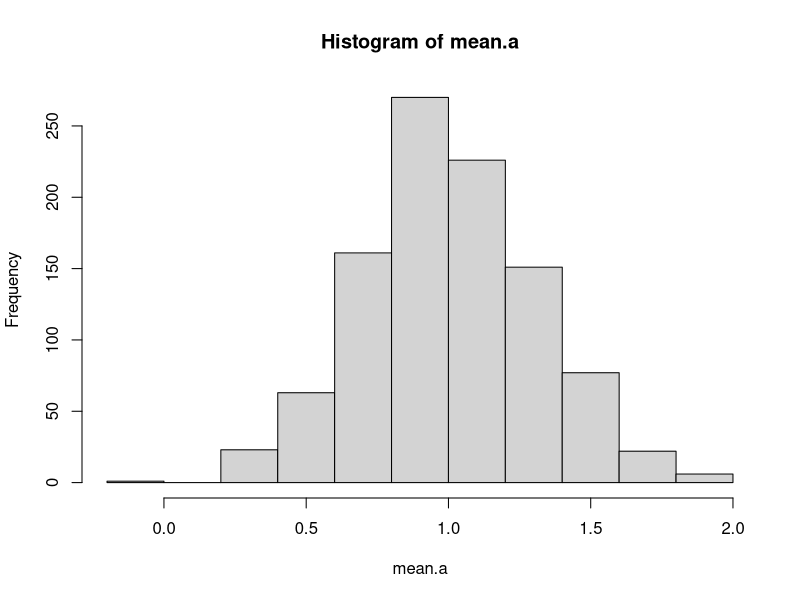
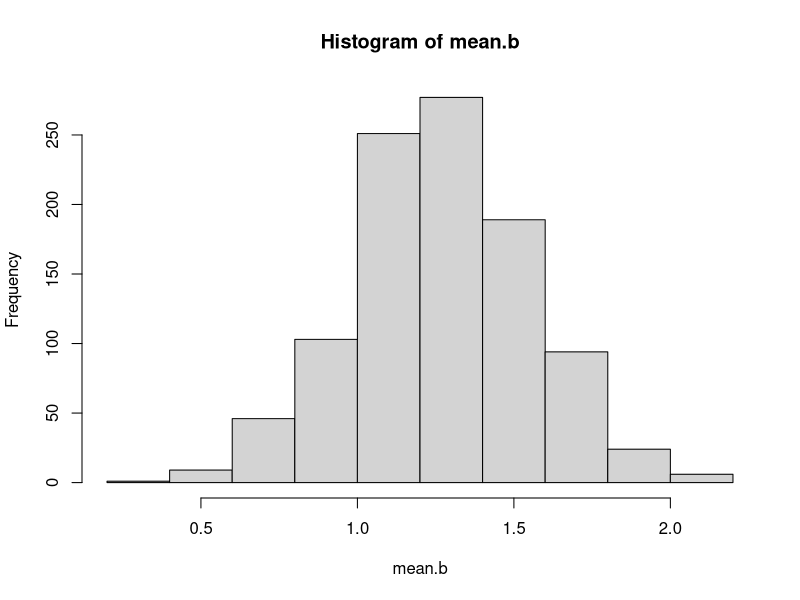
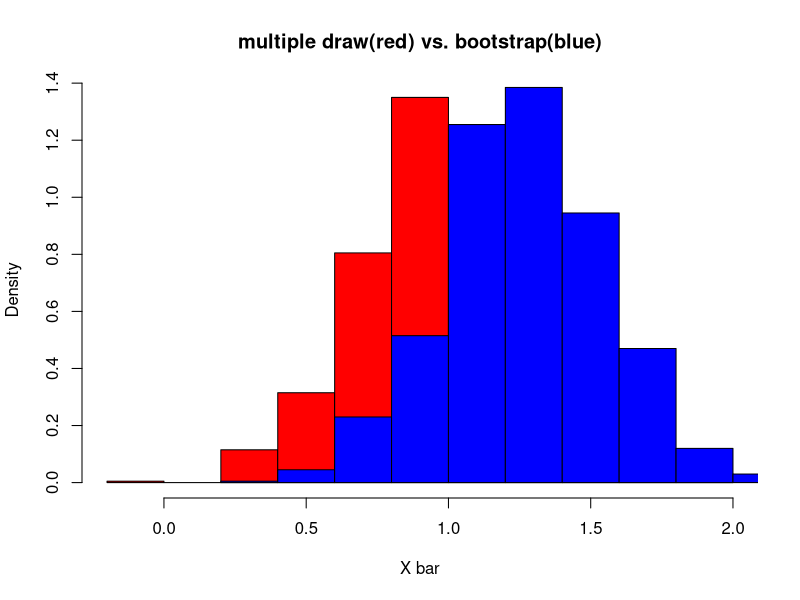
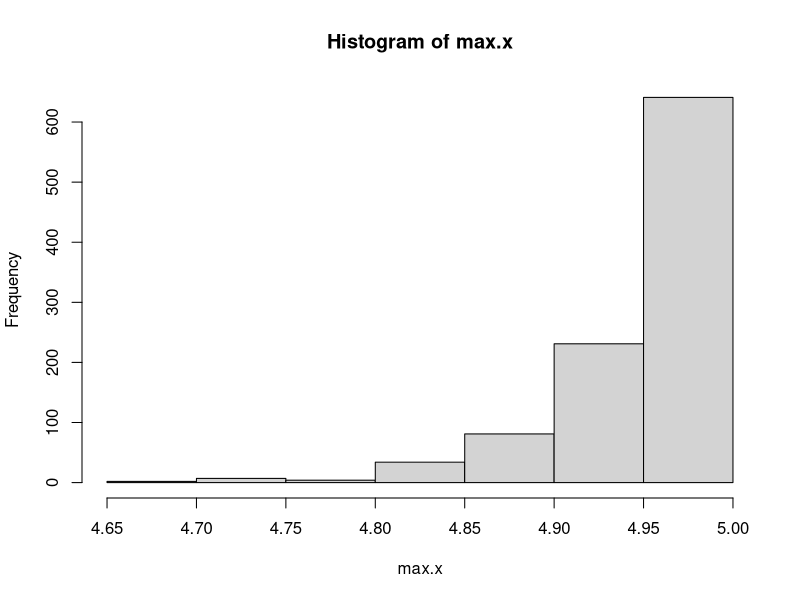
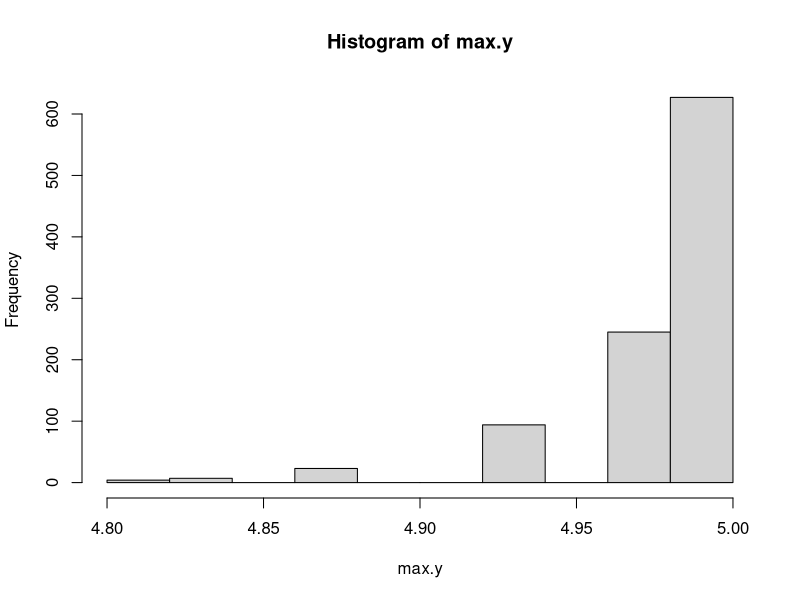
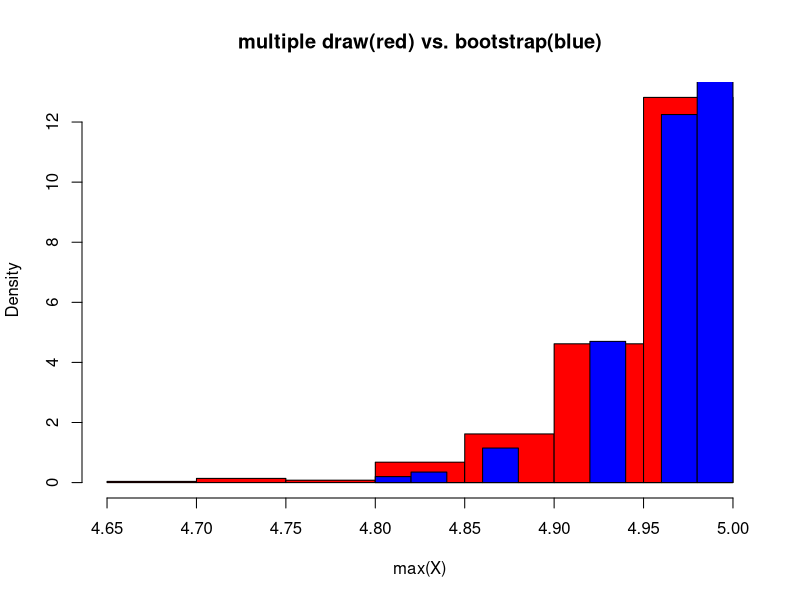
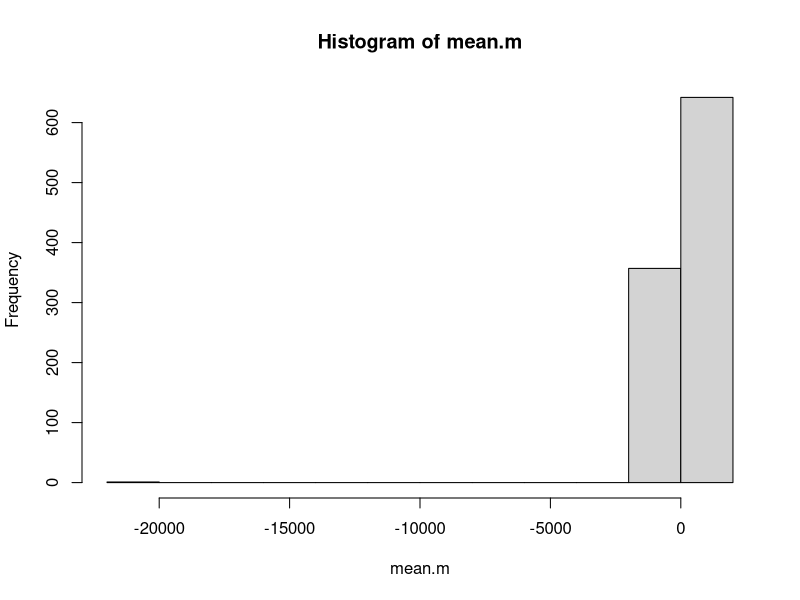
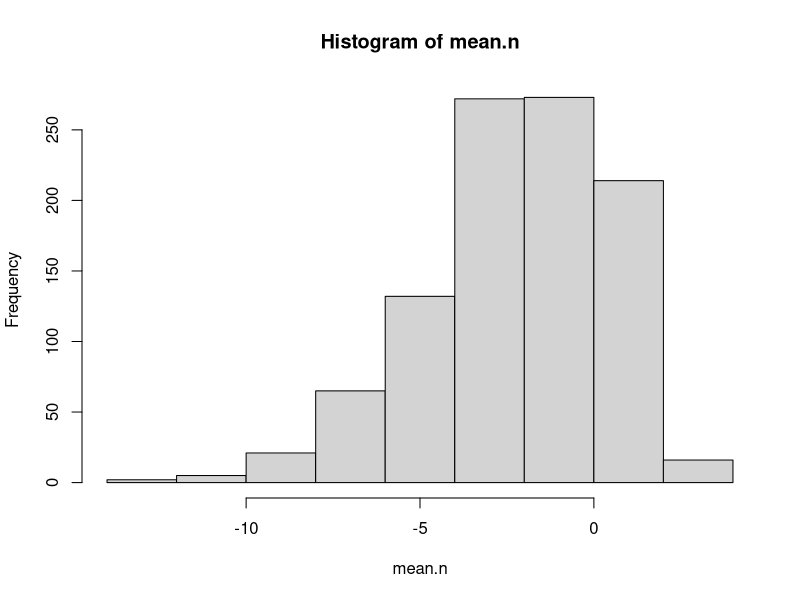

Write R code to recreate these figures, in order.
#Exercise 1 - Normal distribution
#Test statistic: mean

##step1
#Draw 1000 random samples from N(1,3) with n=100 and plot the mean of each sample
a<-list()
for (i in 1:1000){
  a[[i]]<-rnorm(100,1,3)
}
mean.a<-c()
for (i in 1:1000){
mean.a[i]<-mean(a[[i]])
}
hist1<-hist(mean.a)

##step2
#Draw 1000 bootstrap samples from one sample of n=100 and plot the mean of each sample
b<-list()
c<-rnorm(100,1,3)
for (i in 1:1000){
  b[[i]]<-sample(c,size=length(c),replace=T)
}
mean.b<-c()
for (i in 1:1000){
  mean.b[i]<-mean(b[[i]])
}
hist2<-hist(mean.b)

#plot
plot(hist1, col="red",xlab="X bar", main="multiple draw(red) vs. bootstrap(blue)",freq=F)
plot(hist2, col="blue", add=TRUE,freq=F)

#Exercise 2 - Uniform distribution
#Test statistic: Maximum value(Xn)

##step 1
#Draw 1000 random samples of n=100 from unif(0,5) and plot the max.value of each sample
x<-list()
for (i in 1:1000){
x[[i]]<-runif(100,0,5)
}
max.x<-c()
for (i in 1:1000){
max.x[i]<-max(x[[i]])
}
hist3<-hist(max.x)

##step2
#Draw 1000 bootstrap samples from a sample with n=100 of unif(0,5) and plot the max. value of each bootstrap sample
d<-runif(100,0,5)
y<-list()
for (i in 1:1000){
  y[[i]]<-sample(d,size=length(d),replace=T)
}
max.y<-c()
for (i in 1:1000){
max.y[i]<-max(y[[i]])
}
hist4<-hist(max.y)

#plot
plot(hist3, col="red", xlab="max(X)", main="multiple draw(red) vs. bootstrap(blue)",freq=F)
plot(hist4, col="blue", add=TRUE,freq=F)

#Exercise3 - Cauchy Distribution
#Test statistic: mean

#step1
#Draw 1000 random samples of n=100
m<-list()
for (i in 1:1000){
  m[[i]]<-rcauchy(100,1,2)
}
mean.m<-c()
for (i in 1:1000){
mean.m[i]<-mean(m[[i]])
}
hist5<-hist(mean.m)

#step2
#Draw 1000 bootstrap sample
k<-rcauchy(1000,1,2)
n<-list()
for (i in 1:1000){
  n[[i]]<-sample(k,size=length(k),replace=T)
}
mean.n<-c()
for (i in 1:1000){
mean.n[i]<-mean(n[[i]])
}
hist6<-hist(mean.n)

#plot
plot(hist5, col="red", xlab="X bar", main="multiple draw(red) vs. bootstrap(blue)", freq=F)
plot(hist6, col="blue", add=TRUE, freq=F)
